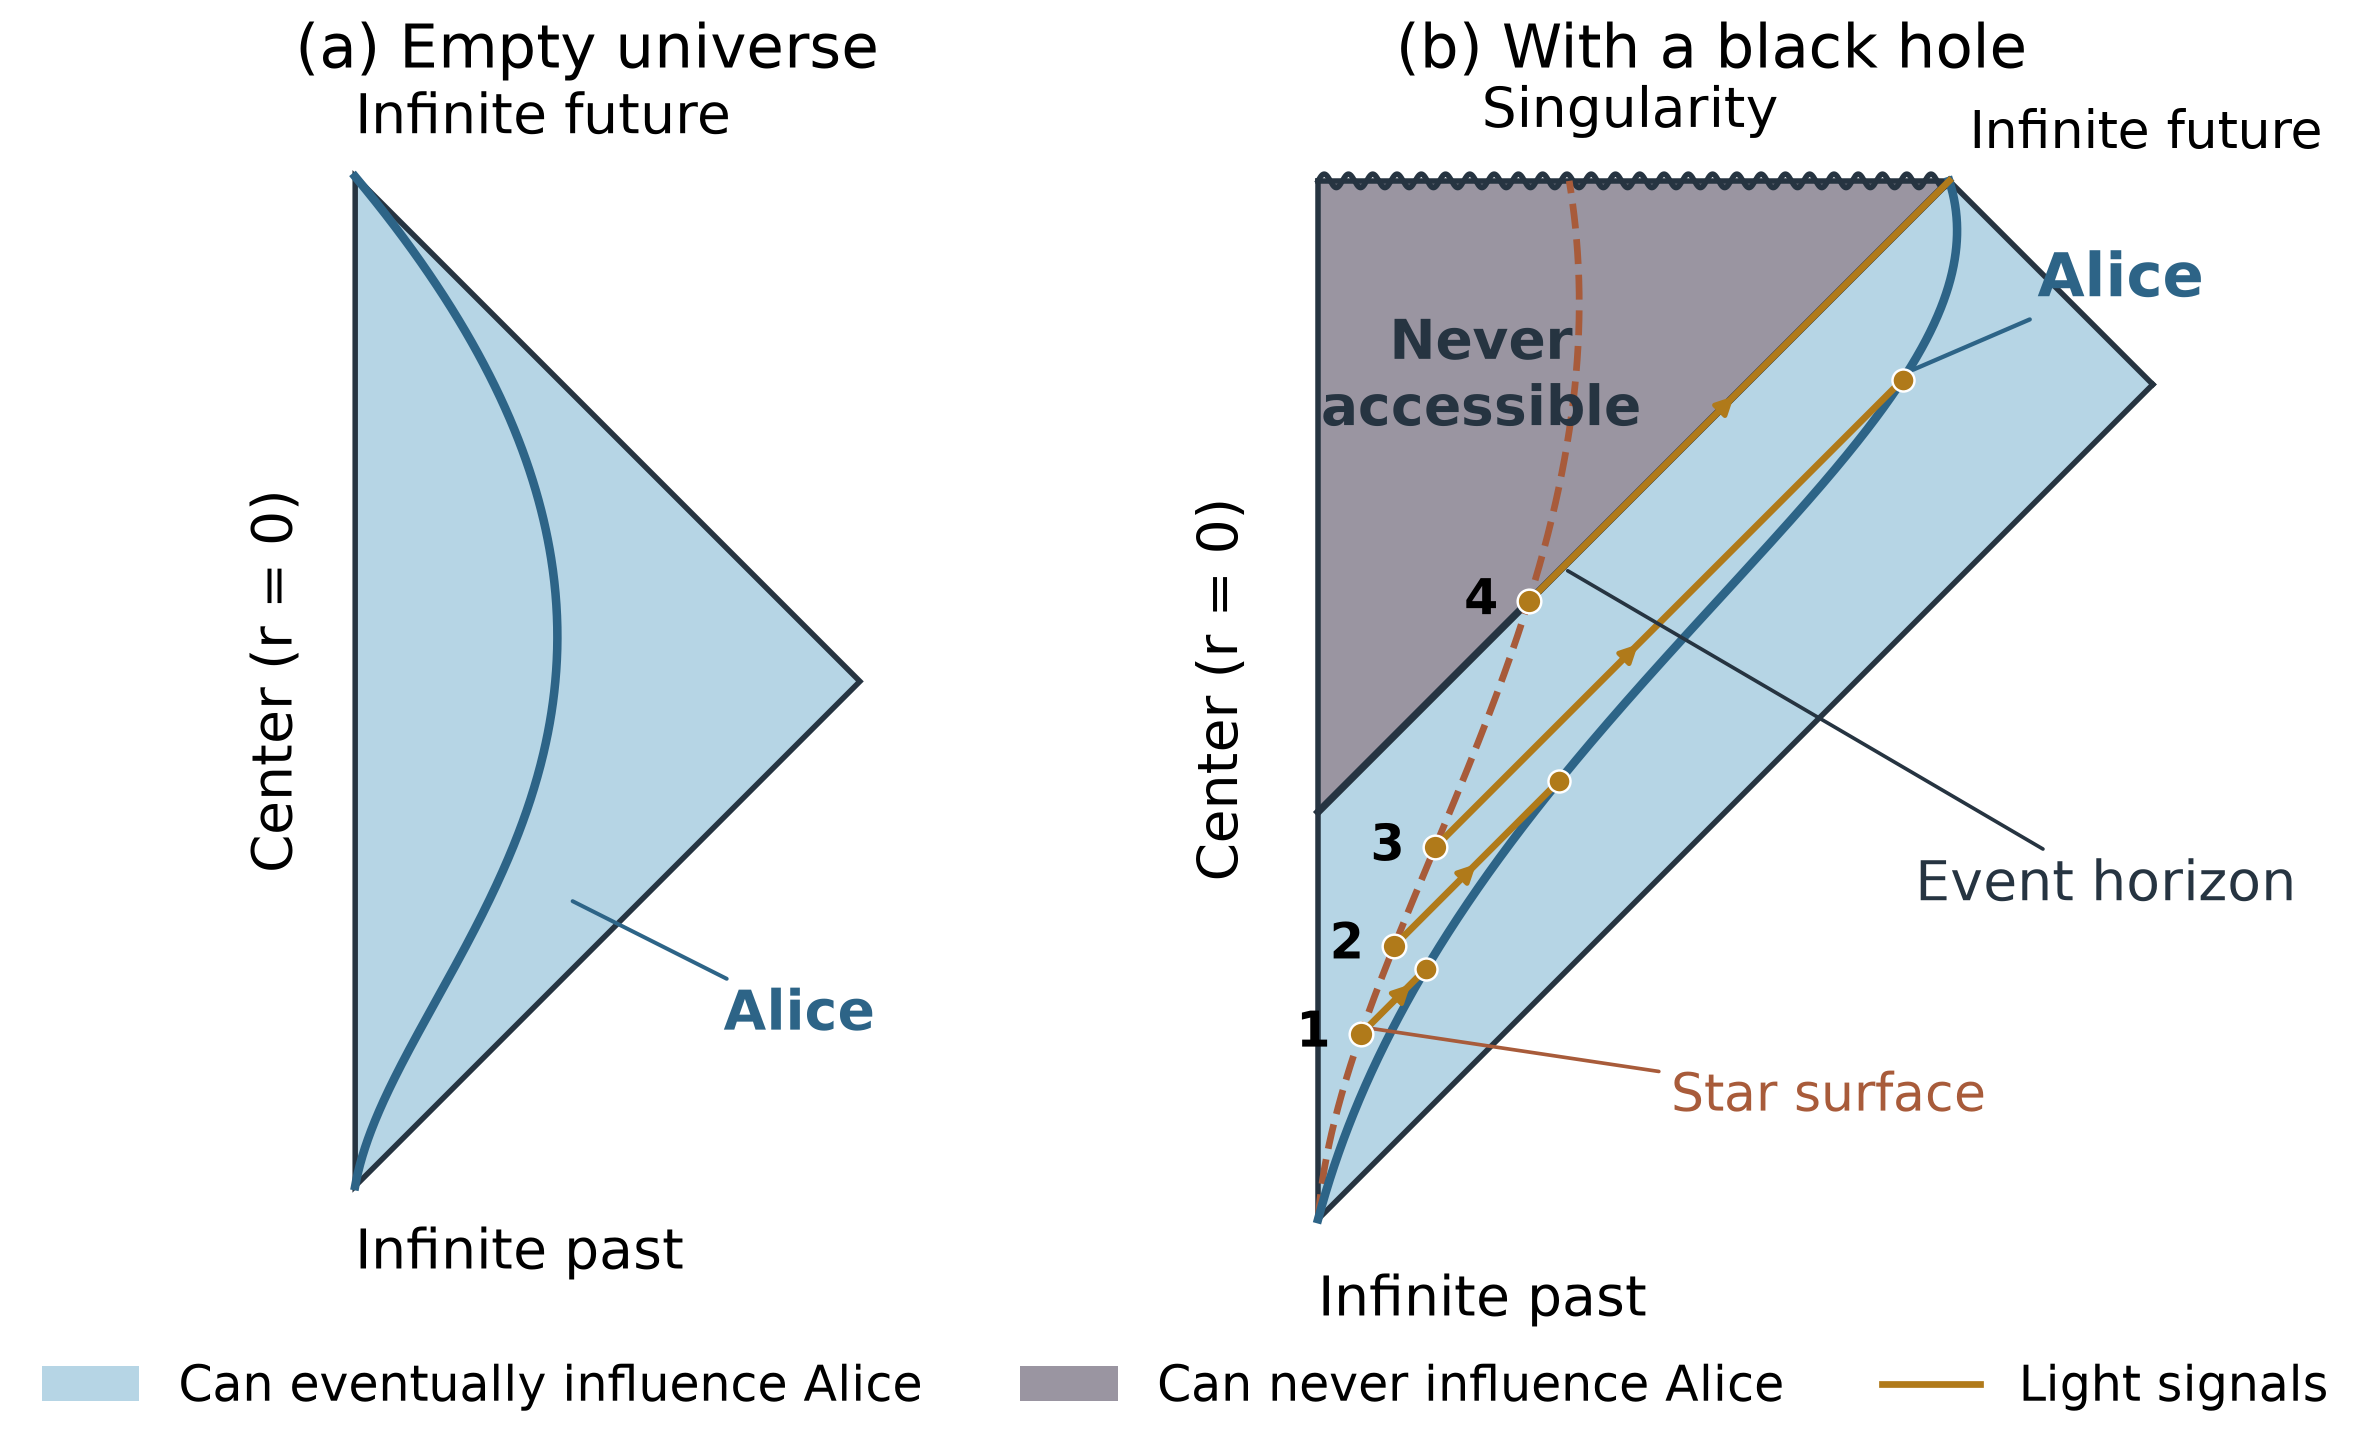

Python code for this plot:
from pathlib import Path
import numpy as np
import matplotlib.pyplot as plt
from matplotlib.patches import Polygon, Patch
from matplotlib.lines import Line2D

OUT = Path(__file__).resolve().parent

INK   = '#263441'
ALICE = '#2d6487'
GOLD  = '#b07a1a'
RUST  = '#a85b3a'
PAST  = '#b6d5e5'
BLOCK = '#9a95a1'

plt.rcParams.update({
    'font.family': 'DejaVu Sans',
    'font.size': 12,
})


def bezier(P0, P1, P2, P3, n=400):
    t = np.linspace(0, 1, n)
    B = ((1-t)**3)[:,None]*P0 + (3*(1-t)**2*t)[:,None]*P1 + (3*(1-t)*t**2)[:,None]*P2 + (t**3)[:,None]*P3
    return B[:,0], B[:,1], t


def line_intersection_with_curve(curve_x, curve_y, const, sign=1):
    # null ray with slope +1: y - x = const
    f = curve_y - curve_x - const if sign == 1 else curve_y + curve_x - const
    idx = np.where(np.sign(f[:-1]) * np.sign(f[1:]) <= 0)[0]
    if len(idx) == 0:
        raise RuntimeError('No intersection found')
    i = idx[-1]  # latest crossing for our monotonic Alice curve
    # linear interpolation
    t = -f[i] / (f[i+1] - f[i]) if f[i+1] != f[i] else 0.0
    x = curve_x[i] + t*(curve_x[i+1] - curve_x[i])
    y = curve_y[i] + t*(curve_y[i+1] - curve_y[i])
    return x, y


def timelike_check(x, y, name):
    dx = np.diff(x)
    dy = np.diff(y)
    # In these compact coordinates, null is |dx/dy|=1. Timelike requires |dx| < |dy|.
    ok = np.all(np.abs(dx) < np.abs(dy) + 1e-12)
    if not ok:
        raise RuntimeError(f'{name} is not timelike everywhere; max |dx/dy| = {np.max(np.abs(dx/dy))}')
    return float(np.max(np.abs(dx/dy)))


def main():
    fig, (a, b) = plt.subplots(1, 2, figsize=(12, 7), gridspec_kw={'width_ratios': [1, 1.35]})

    # ---------------- Panel (a): empty universe ----------------
    tri = np.array([[0, -1], [1, 0], [0, 1]])
    a.add_patch(Polygon(tri, closed=True, facecolor=PAST, edgecolor=INK, lw=1.8))

    # Alice at constant radius in radial Minkowski Penrose diagram: timelike, bulging right, ends at i+
    # Use a smooth schematic curve from i- to i+.
    P0 = np.array([0.0, -1.0])
    P1 = np.array([0.08, -0.55])
    P2 = np.array([0.86, -0.03])
    P3 = np.array([0.0, 1.0])
    axa, aya, _ = bezier(P0, P1, P2, P3, n=500)
    timelike_check(axa, aya, 'Alice in panel (a)')
    a.plot(axa, aya, color=ALICE, lw=2.8)
    a.annotate('Alice', xy=(0.42, -0.43), xytext=(0.73, -0.69), color=ALICE,
               weight='bold', fontsize=18,
               arrowprops=dict(arrowstyle='-', color=ALICE, lw=1.3))
    a.text(0.00, 1.06, 'Infinite future', ha='left', va='bottom', fontsize=18)
    a.text(0.00,-1.08, 'Infinite past',   ha='left', va='top',    fontsize=18)
    a.text(-0.10, 0.0, 'Center (r = 0)', rotation=90, ha='right', va='center', fontsize=18)
    a.set(xlim=(-0.20, 1.12), ylim=(-1.20, 1.18), aspect='equal', title='(a) Empty universe')
    a.title.set_fontsize(20)
    a.axis('off')

    # ---------------- Panel (b): with a black hole ----------------
    im = np.array([0.0, -1.0])
    h0 = np.array([0.0, -0.40])               # where the event horizon emerges from the center line
    ip = np.array([0.93, 0.53])               # i^+, horizon meets future null infinity
    i0 = np.array([1.23, 0.23])               # spacelike infinity / right corner; chosen so lower-right edge is exactly 45°
    s0 = np.array([0.0, 0.53])                # left end of singularity

    # Accessible and inaccessible regions
    access_poly = np.array([im, i0, ip, h0])
    block_poly  = np.array([h0, s0, ip])
    b.add_patch(Polygon(access_poly, closed=True, facecolor=PAST, edgecolor='none'))
    b.add_patch(Polygon(block_poly,  closed=True, facecolor=BLOCK, edgecolor='none'))

    # Outer boundaries
    b.plot([im[0], s0[0]], [im[1], s0[1]], color=INK, lw=1.8)   # center line
    b.plot([s0[0], ip[0]], [s0[1], ip[1]], color=INK, lw=1.8)   # singularity baseline (overdrawn by wiggle)
    b.plot([ip[0], i0[0]], [ip[1], i0[1]], color=INK, lw=1.8)   # scri+
    b.plot([im[0], i0[0]], [im[1], i0[1]], color=INK, lw=1.8)   # lower boundary

    # Event horizon (null, 45 degrees)
    b.plot([h0[0], ip[0]], [h0[1], ip[1]], color=INK, lw=2.4)

    # Wavy singularity line
    xs = np.linspace(s0[0], ip[0], 600)
    ys = np.full_like(xs, s0[1]) + 0.010*np.sin(np.linspace(0, 26*2*np.pi, len(xs)))
    b.plot(xs, ys, color=INK, lw=1.8)

    # Full stellar surface from i^- to singularity, timelike and entirely left of Alice.
    S0 = np.array([0.0, -1.0])
    S1 = np.array([0.03, -0.58])
    S2 = np.array([0.47, -0.07])
    S3 = np.array([0.37,  0.53])
    sx, sy, _ = bezier(S0, S1, S2, S3, n=700)
    timelike_check(sx, sy, 'Stellar surface')
    b.plot(sx, sy, '--', color=RUST, lw=2.2)

    # Alice: distant timelike observer, outside star and horizon, ending at i^+
    A0 = np.array([0.0, -1.0])
    A1 = np.array([0.20, -0.25])
    A2 = np.array([1.05,  0.16])
    A3 = ip.copy()
    axb, ayb, _ = bezier(A0, A1, A2, A3, n=900)
    timelike_check(axb, ayb, 'Alice in panel (b)')
    b.plot(axb, ayb, color=ALICE, lw=2.8)

    # choose the horizon-emission point as star-surface / horizon intersection
    const_h = h0[1] - h0[0]
    f = sy - sx - const_h
    idx = np.where(np.sign(f[:-1]) * np.sign(f[1:]) <= 0)[0]
    if len(idx) == 0:
        raise RuntimeError('Could not find star surface / horizon intersection')
    j = idx[-1]
    t = -f[j]/(f[j+1]-f[j]) if f[j+1] != f[j] else 0.0
    x4 = sx[j] + t*(sx[j+1]-sx[j])
    y4 = sy[j] + t*(sy[j+1]-sy[j])
    # earlier emission points on the star surface, sufficiently separated
    emission_idx = [145, 210, 280]  # manually tuned earlier points
    emissions = [(sx[k], sy[k]) for k in emission_idx] + [(x4, y4)]

    # Ensure Alice stays to the right of the stellar surface at comparable heights (visual/causal requirement)
    # Sample a common y-grid where both are defined.
    sample_y = np.linspace(-0.95, 0.45, 200)
    alice_x = np.interp(sample_y, ayb, axb)
    star_x  = np.interp(sample_y, sy, sx)
    if not np.all(alice_x > star_x + 0.005):
        raise RuntimeError('Alice is not everywhere outside the stellar surface in the plotted range')

    # Plot signals 1-3 reaching Alice; signal 4 rides the horizon and never reaches Alice.
    arrivals = []
    for n, (xe, ye) in enumerate(emissions, start=1):
        b.scatter([xe], [ye], s=60, color=GOLD, edgecolor='white', linewidth=0.8, zorder=6)
        b.annotate(str(n), (xe, ye), xytext=(-10, 0), textcoords='offset points',
                   ha='right', va='center', weight='bold', fontsize=16)
        if n < 4:
            const = ye - xe
            xa, ya = line_intersection_with_curve(axb, ayb, const, sign=1)
            arrivals.append((xa, ya))
            # 45° light ray
            b.plot([xe, xa], [ye, ya], color=GOLD, lw=2.2)
            # small arrow in the middle
            if n == 1:
                xm = 0.48*xe + 0.52*xa
            else:
                xm = 0.60*xe + 0.40*xa
            ym = ye + (xm - xe)
            b.annotate('', xy=(xm+0.030, ym+0.030), xytext=(xm-0.030, ym-0.030),
                       arrowprops=dict(arrowstyle='-|>', color=GOLD, lw=1.6))
            b.scatter([xa], [ya], s=52, color=GOLD, edgecolor='white', linewidth=0.8, zorder=6)
        else:
            # horizon signal: no arrival point, just draw from emission point to i^+ along the horizon
            b.plot([xe, ip[0]], [ye, ip[1]], color=GOLD, lw=2.2)
            xm = 0.55*xe + 0.45*ip[0]
            ym = ye + (xm - xe)
            b.annotate('', xy=(xm+0.030, ym+0.030), xytext=(xm-0.030, ym-0.030),
                       arrowprops=dict(arrowstyle='-|>', color=GOLD, lw=1.6))

    # Checks: rays 1-3 end on Alice, are 45 degrees, arrivals crowd toward i^+
    for (xe, ye), (xa, ya) in zip(emissions[:3], arrivals):
        if abs((ya - ye) - (xa - xe)) > 1e-10:
            raise RuntimeError('A light signal is not at 45 degrees')
        if abs((ya - xa) - (ye - xe)) > 1e-10:
            raise RuntimeError('Arrival point not on same null line')
    arrival_y = np.array([p[1] for p in arrivals])
    if not np.all(np.diff(arrival_y) > 0):
        raise RuntimeError('Arrival events are not progressively later')
    if np.linalg.norm(np.array(arrivals[-1]) - ip) >= np.linalg.norm(np.array(arrivals[0]) - ip):
        raise RuntimeError('Later arrivals should crowd toward i^+')

    # Labels
    b.text(0.46, 0.59, 'Singularity', ha='center', va='bottom', fontsize=18)
    b.text(ip[0] + 0.03, ip[1] + 0.03, 'Infinite future', ha='left', va='bottom', fontsize=17)
    b.text(0.0, -1.08, 'Infinite past', ha='left', va='top', fontsize=18)
    b.text(-0.10, -0.22, 'Center (r = 0)', rotation=90, ha='right', va='center', fontsize=18)
    b.text(0.24, 0.24, 'Never\naccessible', ha='center', va='center', color=INK, weight='bold', fontsize=18)
    b.annotate('Alice', xy=(axb[680], ayb[680]), xytext=(1.06, 0.36), color=ALICE,
               weight='bold', fontsize=20,
               arrowprops=dict(arrowstyle='-', color=ALICE, lw=1.4))
    b.annotate('Star surface', xy=(sx[150], sy[150]), xytext=(0.52, -0.84), color=RUST,
               fontsize=17, arrowprops=dict(arrowstyle='-', color=RUST, lw=1.2))
    b.annotate('Event horizon', xy=(0.36, -0.04), xytext=(0.88, -0.53), color=INK,
               fontsize=18, arrowprops=dict(arrowstyle='-', color=INK, lw=1.2))

    b.set(xlim=(-0.14, 1.30), ylim=(-1.10, 0.67), aspect='equal', title='(b) With a black hole')
    b.title.set_fontsize(20)
    b.axis('off')

    # Legend
    handles = [
        Patch(facecolor=PAST, label='Can eventually influence Alice'),
        Patch(facecolor=BLOCK, label='Can never influence Alice'),
        Line2D([0], [0], color=GOLD, lw=2.2, label='Light signals'),
    ]
    fig.legend(handles=handles, loc='lower center', ncol=3, frameon=False,
               bbox_to_anchor=(0.5, 0.03), fontsize=16)
    fig.subplots_adjust(bottom=0.14, top=0.92, wspace=0.22)

    for ext in ['png']:
        fig.savefig(OUT / f'figure_09.{ext}', dpi=220, bbox_inches='tight')

    print('PASS:')
    print(' - Alice is timelike in both panels.')
    print(' - Star surface is timelike.')
    print(' - Alice stays to the right of the stellar surface in the plotted range.')
    print(' - Signals 1–3 hit Alice; signal 4 rides the horizon and has no arrival point on Alice.')
    print(' - All plotted light signals are exactly at 45 degrees.')
    print(' - Later arrivals crowd toward i^+.')

if __name__ == '__main__':
    main()
